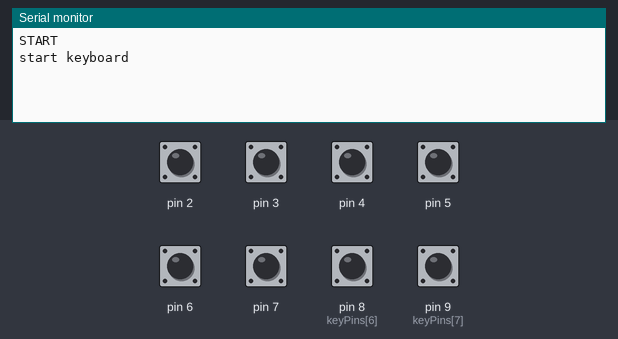
Recording of a program running on a simulated SparkFun Pro Micro, built with avr-gcc and run on an emulated ATmega32U4. On the bench: the last lines printed to the serial monitor. The inputs (shaded band) are chosen by the test bench; at power-on: pin 2–7, pin 8 (keyPins[6]), pin 9 (keyPins[7]) HIGH. USB keyboard and mouse output is not drawn.

Above: at 5.2 s.
5.3 s: pin 2 pulled LOW for 0.15 s
At 6.4 s:
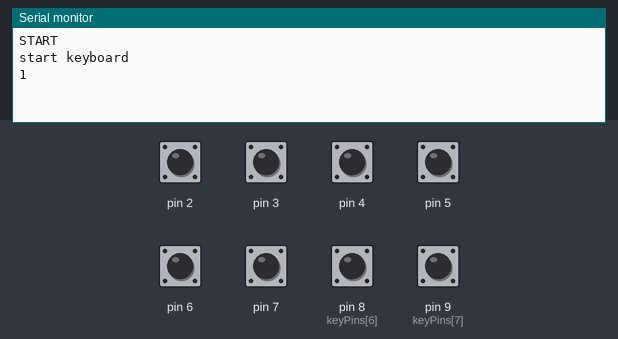
6.9 s: pin 8 (keyPins[6]) pulled LOW for 0.15 s
At 8.2 s:
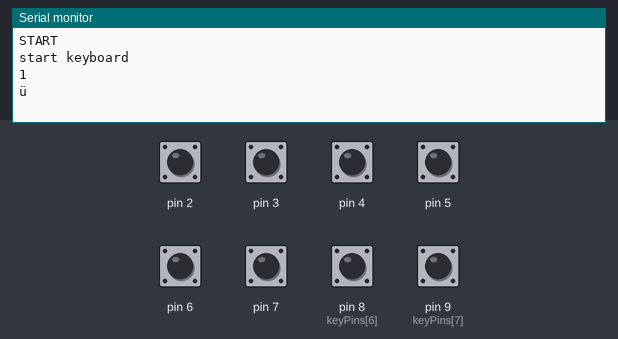
8.5 s: pin 9 (keyPins[7]) pulled LOW for 0.15 s
At 9.8 s:
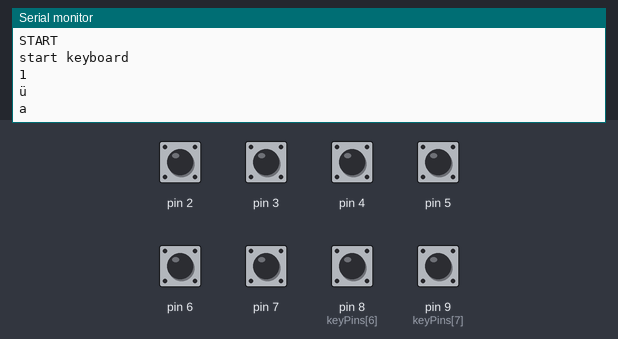
10.1 s: pin 3 pulled LOW for 0.15 s
At 11.3 s:
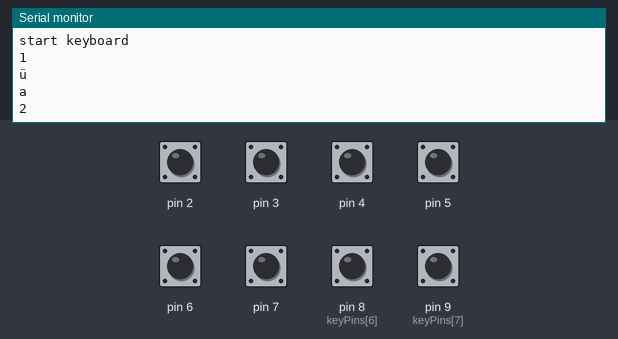
11.7 s: pin 4 pulled LOW for 0.15 s
At 12.9 s:
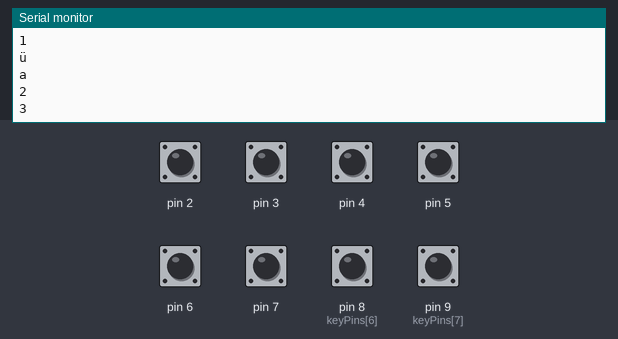
13.3 s: pin 5 pulled LOW for 0.15 s
At 13.8 s:
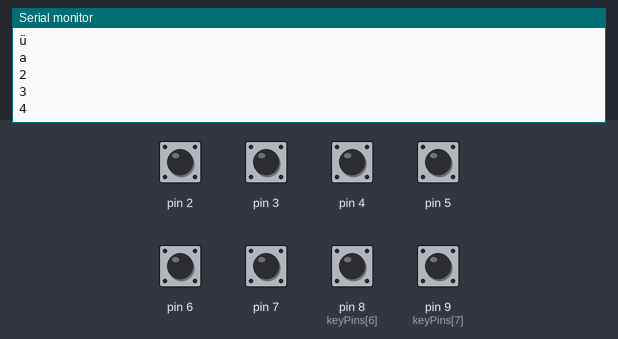
Timing chart, 0 to 15.9 s (numbered marks = the images above; inputs shaded):
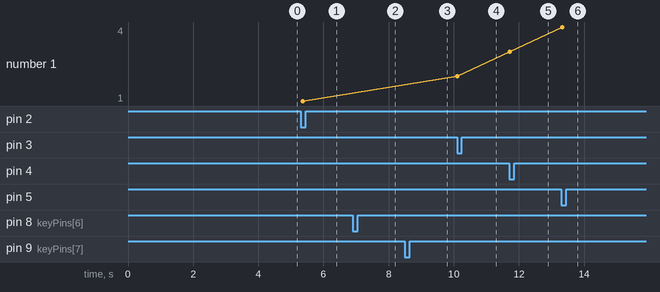

Measured:
- after the input at 5.3 s, the serial monitor: prints a new line after 0.06 s (image 1)
- after the input at 6.9 s, the serial monitor: prints a new line after 0.05 s (image 2)
- after the input at 8.5 s, the serial monitor: prints a new line after 0.06 s (image 3)
- after the input at 10.1 s, the serial monitor: prints a new line at once (image 4)
- after the input at 11.7 s, the serial monitor: prints a new line at once (image 5)
- after the input at 13.3 s, the serial monitor: prints a new line at once (image 6)
- plotted number 1: 1 → 2 after the input at 10.1 s, 2 → 3 after the input at 11.7 s, 3 → 4 after the input at 13.3 s

The program:

main.cpp
```cpp
#include <Arduino.h>
#include <Keyboard.h>

bool keyState[8];
String chars[8] = { "1", "2", "3", "4", "5", "\n", "ü", "a" };
byte keyPins[8] = { PIN2, PIN3, PIN4, PIN5, PIN6, PINB7, 8, 9 };


int lastMillis = millis();

void setup() {
  Serial.begin(9600);
  delay(1000);
  Serial.println("START");
  delay(2*1000);
  Serial.println("start keyboard");
  delay(1000);
  Keyboard.begin();


  for (int i = 0; i < 8; i++){
    pinMode(keyPins[i], INPUT_PULLUP);
  }
}

void loop() {
  for (int i = 0; i < 8; i++){
    bool value = digitalRead(keyPins[i]);
    if (value < keyState[i]){
      Serial.print(chars[i]);
      Serial.println();

      // zeitabstand checken
      if ((millis() - lastMillis) > 800){
        lastMillis = millis();
        //fix for ü
        if (chars[i].compareTo("ü") == 0){
          Keyboard.write(91);
        } else {
          Keyboard.write(chars[i].charAt(0));
        }
      }
    }
    keyState[i] = value;
    delay(10);
  }
}
```
